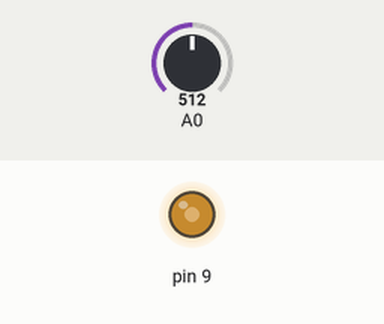
Recording of a sketch running on a simulated Arduino Uno, built with avr-gcc and run on an emulated ATmega328P. Parts: output pins drawn as LEDs (lit = HIGH). Inputs (shaded band) come from the test bench; at power-on: A0 = 512.

Above: at 1.2 s.
1.3 s: A0 set to 716
At 2.0 s:
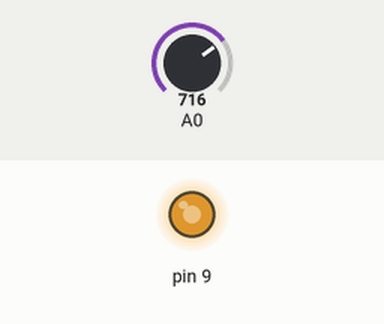
2.8 s: A0 set to 900
At 3.1 s:
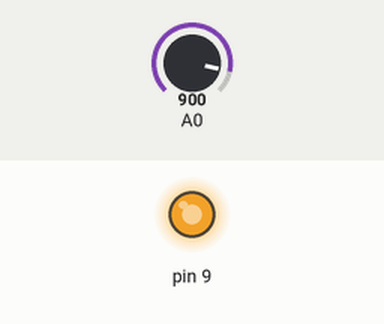
4.3 s: A0 set to 122
At 5.4 s:
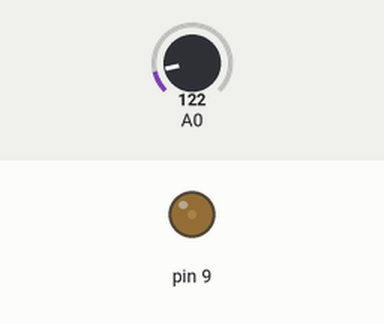
5.8 s: A0 set to 0
At 6.6 s:
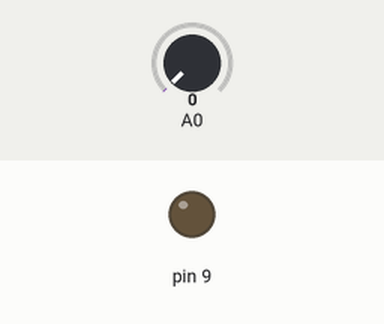
Timing chart, 0 to 8.3 s (numbered marks = the images above; inputs shaded):
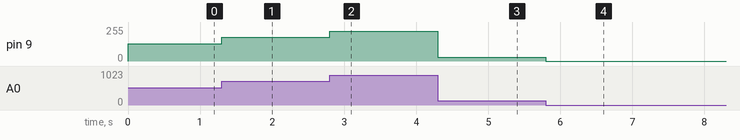

Measured:
- after the input at 1.3 s, pin 9: 128/255 → 179/255 at once
- after the input at 2.8 s, pin 9: 179/255 → 225/255 at once
- after the input at 4.3 s, pin 9: 225/255 → 30/255 at once
- after the input at 5.8 s, pin 9: 30/255 → 0/255 at once

The sketch:

Srishti3.ino
```cpp
/*PWM LED ouput controlled by potentiometer input
  Range>>PWM=0-255,Potentiometer =0-1023*/

void setup() {
  // put your setup code here, to run once:
 pinMode(9,OUTPUT);
 }

void loop() {
  // put your main code here, to run repeatedly:
  int x=analogRead(A0);
   analogWrite(9,(x/4)) ;
  }
```
